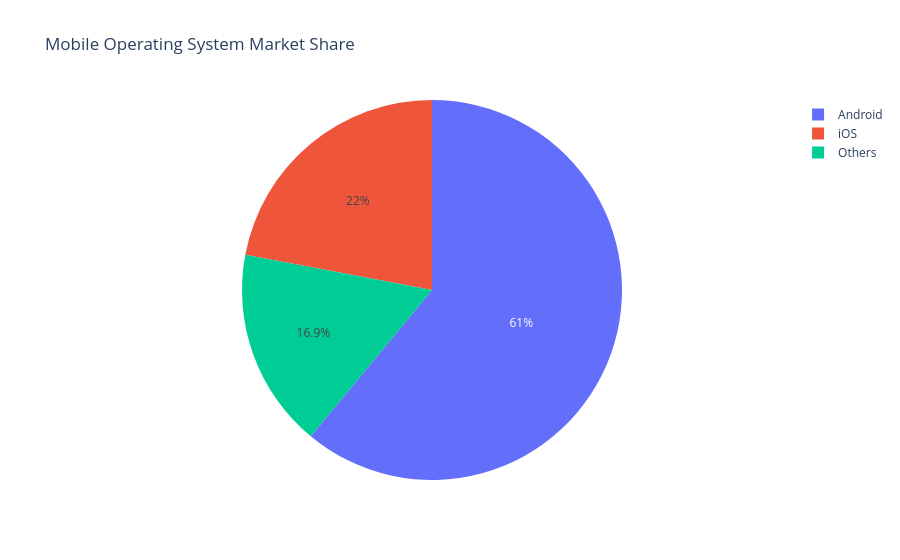

The notebook cell saved with this chart:
### Markdown cell above
## Example 4: Mobile OS Market Share.

### Code cell
df4 = pd.DataFrame({
    "Operating System": ["Android", "iOS", "Others"],
    "Users": [72, 26, 20]
})

fig = px.pie(
    df4,
    names="Operating System",
    values="Users",
    title="Mobile Operating System Market Share"
)
fig.show()

### Figure 1 — Plotly figure (JSON) as saved in the notebook; plotly's stock layout.template omitted (floating-point values rounded to 4 significant figures)
{"data": [{"domain": {"x": [0, 1], "y": [0, 1]}, "hovertemplate": "Operating System=%{label}<br>Users=%{value}<extra></extra>", "labels": ["Android", "iOS", "Others"], "legendgroup": "", "name": "", "showlegend": true, "type": "pie", "values": [72, 26, 20]}], "layout": {"legend": {"tracegroupgap": 0}, "title": {"text": "Mobile Operating System Market Share"}}}
